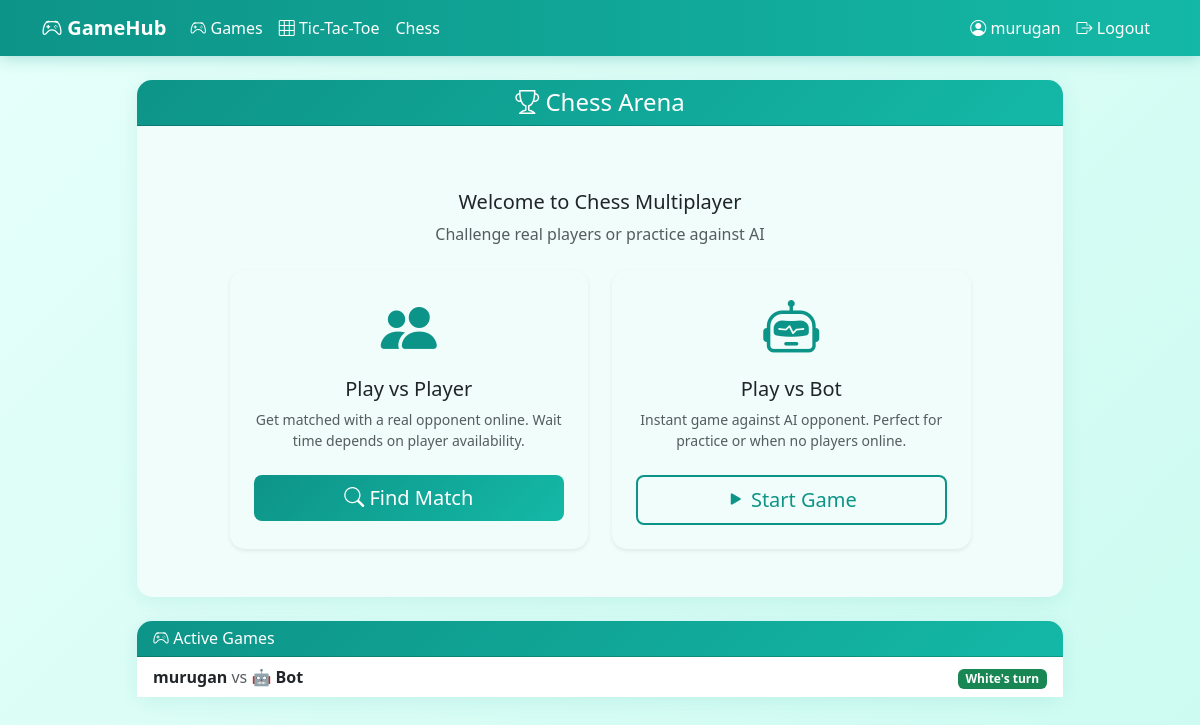
The app's page /chess/ (signed in), older data.
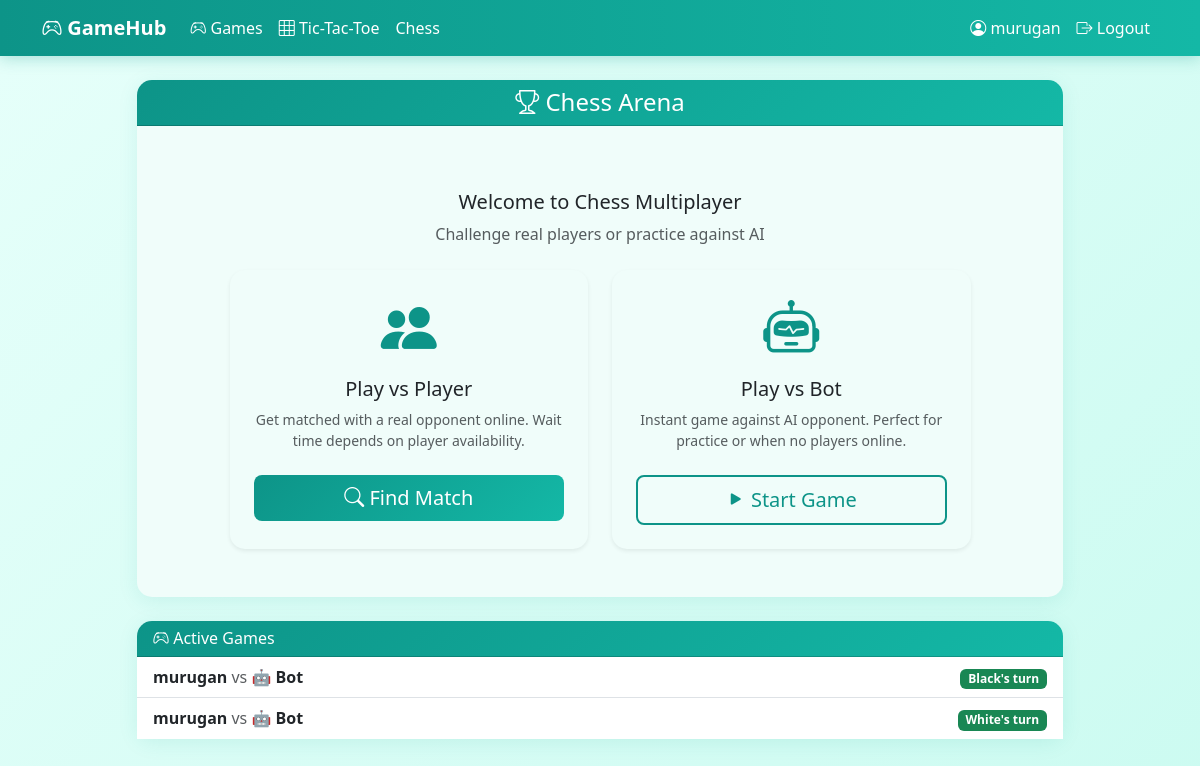
The same page, newer data.
### games/models.py (models this page shows, shortened)
class ChessGame(models.Model):
    STATUS_CHOICES = [
        ('waiting', 'Waiting'),
        ('playing', 'Playing'),
        ('finished', 'Finished'),
    ]
    code = models.CharField(max_length=8, unique=True, default='')
    white_player = models.ForeignKey(User, on_delete=models.CASCADE, related_name='chess_white', null=True, blank=True)
    black_player = models.ForeignKey(User, on_delete=models.CASCADE, related_name='chess_black', null=True, blank=True)
    is_bot_game = models.BooleanField(default=False)
    bot_color = models.CharField(max_length=5, choices=[('white', 'White'), ('black', 'Black')], null=True, blank=True)
    current_turn = models.CharField(max_length=5, default='white')
    board_state = models.JSONField(default=dict)
    move_history = models.JSONField(default=list)
    status = models.CharField(max_length=20, choices=STATUS_CHOICES, default='waiting')
    winner = models.CharField(max_length=20, null=True, blank=True)
    created_at = models.DateTimeField(auto_now_add=True)
    updated_at = models.DateTimeField(auto_now=True)

### games/views.py (the view)
# urls.py: path('chess/', views.chess_lobby, name='chess_lobby'),
@login_required
def chess_lobby(request):
    active_games = ChessGame.objects.filter(status='playing').order_by('-created_at')[:10]
    return render(request, 'games/chess_lobby.html', {'active_games': active_games})

### templates/games/chess_lobby.html (shortened to what this page needs)
{% extends 'base.html' %}
{% block content %}
<div class="row">
    <div class="col-lg-10 mx-auto">
        <div class="card mb-4">
            <div class="card-header text-center">
                <h4 class="mb-0"><i class="bi bi-trophy"></i> Chess Arena</h4>
            </div>
            <div class="card-body py-5">
                <div class="text-center mb-4">
                    <h5 class="mt-3">Welcome to Chess Multiplayer</h5>
                    <p class="text-muted">Challenge real players or practice against AI</p>
                </div>
                <div class="row g-4 justify-content-center">
                    <div class="col-md-5">
                        <div class="card h-100 border-0 shadow-sm">
                            <div class="card-body text-center p-4">
                                <div class="mb-3">
                                    <i class="bi bi-people-fill display-4 text-warm"></i>
                                </div>
                                <h5>Play vs Player</h5>
                                <p class="text-muted small mb-4">
                                    Get matched with a real opponent online.
                                    Wait time depends on player availability.
                                </p>
                                <a href="{% url 'chess_matchmaking' %}" class="btn btn-warm btn-lg w-100">
                                    <i class="bi bi-search"></i> Find Match
                                </a>
                            </div>
                        </div>
                    </div>
                    <div class="col-md-5">
                        <div class="card h-100 border-0 shadow-sm">
                            <div class="card-body text-center p-4">
                                <div class="mb-3">
                                    <i class="bi bi-robot display-4 text-warm"></i>
                                </div>
                                <h5>Play vs Bot</h5>
                                <p class="text-muted small mb-4">
                                    Instant game against AI opponent.
                                    Perfect for practice or when no players online.
                                </p>
                                <a href="{% url 'chess_vs_bot' %}" class="btn btn-outline-warm btn-lg w-100">
                                    <i class="bi bi-play-fill"></i> Start Game
                                </a>
                            </div>
                        </div>
                    </div>
                </div>
            </div>
        </div>
        {% if active_games %}
        <div class="card">
            <div class="card-header">
                <h6 class="mb-0"><i class="bi bi-controller"></i> Active Games</h6>
            </div>
            <div class="card-body p-0">
                <div class="list-group list-group-flush">
                    {% for game in active_games %}
                    <div class="list-group-item d-flex justify-content-between align-items-center">
                        <div>
                            <strong>{{ game.white_player.username }}</strong>
                            <span class="text-muted">vs</span>
                            <strong>{% if game.is_bot_game %}🤖 Bot{% else %}{{ game.black_player.username }}{% endif %}</strong>
                        </div>
                        <div>
                            <span class="badge bg-success">{{ game.current_turn|title }}'s turn</span>
                        </div>
                    </div>
                    {% endfor %}
                </div>
            </div>
        </div>
        {% endif %}
    </div>
</div>
{% endblock %}

### templates/base.html (shortened to what this page needs)
<!DOCTYPE html>
<html lang="en">
<head>
    <link href="https://cdn.jsdelivr.net/npm/bootstrap@5.3.2/dist/css/bootstrap.min.css" rel="stylesheet">
    <link href="https://cdn.jsdelivr.net/npm/bootstrap-icons@1.11.1/font/bootstrap-icons.css" rel="stylesheet">
</head>
<body>
    <nav class="navbar navbar-expand-lg navbar-dark mb-4">
        <div class="container">
            <a class="navbar-brand fw-bold" href="{% url 'home' %}">
                <i class="bi bi-controller"></i> GameHub
            </a>
            <div class="collapse navbar-collapse" id="navbarNav">
                <ul class="navbar-nav me-auto">
                    {% if user.is_authenticated %}
                    <li class="nav-item"><a class="nav-link" href="{% url 'game_selection' %}"><i class="bi bi-controller"></i> Games</a></li>
                    <li class="nav-item"><a class="nav-link" href="{% url 'lobby' %}"><i class="bi bi-grid-3x3"></i> Tic-Tac-Toe</a></li>
                    <li class="nav-item"><a class="nav-link" href="{% url 'chess_lobby' %}"> Chess</a></li>
                    {% endif %}
                </ul>
                <ul class="navbar-nav">
                    {% if user.is_authenticated %}
                    <li class="nav-item"><span class="nav-link"><i class="bi bi-person-circle"></i> {{ user.username }}</span></li>
                    <li class="nav-item"><a class="nav-link" href="{% url 'logout' %}"><i class="bi bi-box-arrow-right"></i> Logout</a></li>
                    {% else %}
                    <li class="nav-item"><a class="nav-link" href="{% url 'login' %}"><i class="bi bi-box-arrow-in-right"></i> Login</a></li>
                    <li class="nav-item"><a class="nav-link" href="{% url 'register' %}"><i class="bi bi-person-plus"></i> Register</a></li>
                    {% endif %}
                </ul>
            </div>
        </div>
    </nav>
    <main class="container">
        {% block content %}{% endblock %}
    </main>
</body>
</html>

### templates/base.html (style rules this page uses)
:root { --teal-primary: #0d9488; --teal-secondary: #14b8a6; --teal-accent: #2dd4bf; --teal-light: #5eead4; --teal-bg: #e6fffa; --teal-dark: #0f766e; --teal-text: #134e4a; --teal-card: #f0fdfa; }
body { background: linear-gradient(135deg, var(--teal-bg) 0%, #ccfbf1 100%); min-height: 100vh; color: var(--teal-text); font-family: 'Segoe UI', system-ui, sans-serif; }
.navbar { background: linear-gradient(90deg, var(--teal-primary), var(--teal-secondary)) !important; box-shadow: 0 2px 15px rgba(13, 148, 136, 0.3); }
.navbar-brand, .nav-link { color: white !important; }
.btn-warm { background: linear-gradient(135deg, var(--teal-primary), var(--teal-secondary)); border: none; color: white; transition: all 0.3s ease; }
.btn-outline-warm { border: 2px solid var(--teal-primary); color: var(--teal-primary); }
.card { background: var(--teal-card); border: none; border-radius: 15px; box-shadow: 0 4px 20px rgba(13, 148, 136, 0.1); }
.card-header { background: linear-gradient(135deg, var(--teal-primary), var(--teal-secondary)); color: white; border-radius: 15px 15px 0 0 !important; }
.text-warm { color: var(--teal-primary); }

Row changes from the older to the newer data that the page shows:
added ChessGame: white_player.username "murugan", is_bot_game "🤖 Bot", current_turn "Black"
